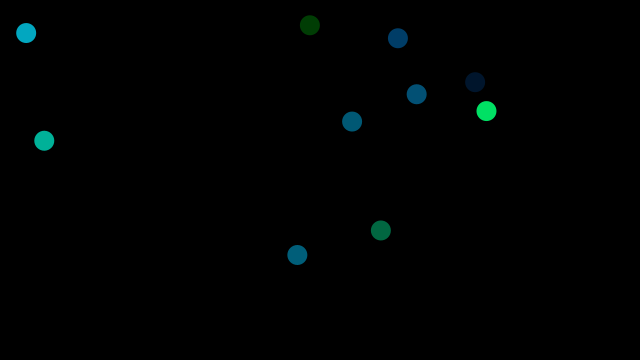
Frame 1 (no input)
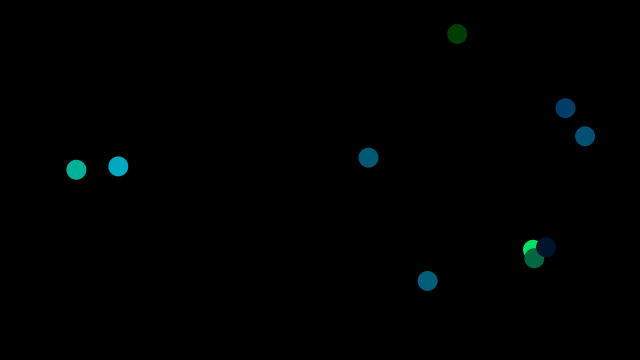
Frame 60 (the mouse pressed at the canvas centre just before this capture)
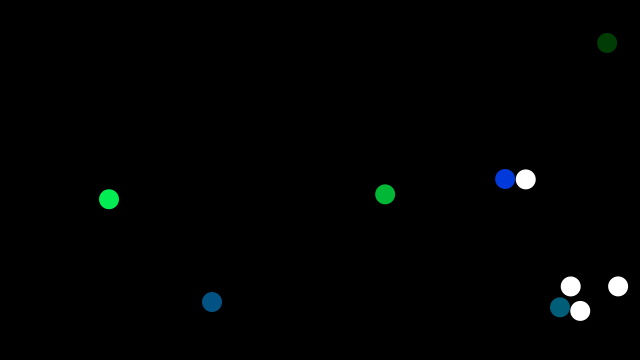
Frame 120 (the mouse held since frame 60 and released just before this capture)

The Processing sketch that drew these frames (run headless with seeded random() and noise(); from frame 60 on, the mouse is pressed at the canvas centre):

// Processing sketch: sketch_101
// ── sketch_101.pde

Ball[] balls = new Ball[10];

void setup() {
  size(640, 360);
  
  for(int i=0; i <balls.length; i++) {
    balls[i] = new Ball(random(width), random(height), 10);
  }
}

void draw() {
  background(0);
  
  for(int i=0; i <balls.length; i++) {
    balls[i].update();
    balls[i].display();
  }
}

// ── Ball.pde
class Ball {
  PVector pos; 
  PVector vel;
  int radius;
  color ballColor;
  
  // Constructor
  Ball(float x, float y, int radius) {
    pos = new PVector(x, y);
    vel = new PVector(random(3),random(3));
    this.radius = radius;
    genRandomColor();
  }
  
  void genRandomColor() {
    ballColor = color((int) random(3),(int) random(255),(int) random(255));
  }
  
  void update() {
    pos.add(vel);
    
    if (pos.x > width-radius || pos.x <= 0+radius) {
      vel.x = vel.x * -1;
      ballColor = color(255);
    }
   
    if (pos.y > height-radius || pos.y <= 0+radius) {
      vel.y = vel.y * -1;
      ballColor = color(255);
    }
    
    if ((int)pos.x+radius == mouseX || (int)pos.y+radius == mouseY ) {
      genRandomColor();
      //println("ball x: "+pos.x+" ball y: "+pos.y);
      //println("mouse x: "+mouseX+" mouse y: "+mouseY);
    }
    
  }
  
  void display() {
    noStroke();
    fill(ballColor);
    ellipse(pos.x,pos.y,radius*2, radius*2);
  }
}
